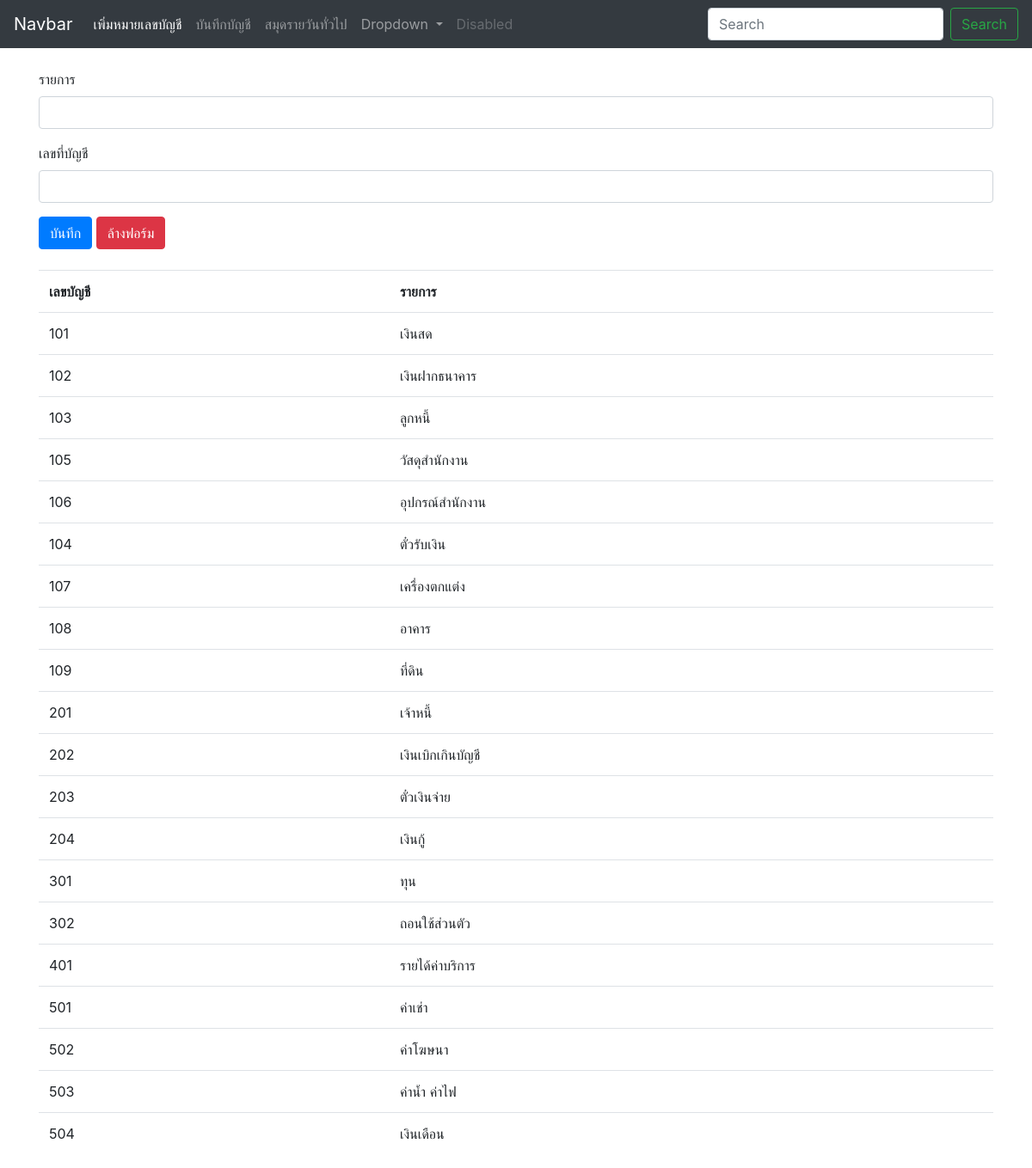
Screenshot of /accountNumber.php with the database file from the repository.
### tables this page shows
CREATE TABLE `tb_account_number` (
  `acc_id` int(10) NOT NULL,
  `acc_number` varchar(10) NOT NULL,
  `list` varchar(100) NOT NULL
);

### accountNumber.php (the view, shortened to what this page needs)
<?php
include "config/database.php";
?>
<!doctype html>
<html lang="en">
  <head>
    <link rel="stylesheet" href="bootstrap/css/bootstrap.min.css">
  </head>
  <body>
    <header>
    <?php include "template/header.php"; ?>
    </header>
    <br>
    <div class="container">
      <form method="post" action="process/accountNumberProcess.php?action=insert">
        <div class="form-group">
          <label>รายการ</label>
            <input type="text" class="form-control" name="list" required>
        </div>
        <div class="form-group">
          <label>เลขที่บัญชี</label>
            <input type="text" class="form-control" name="acc_number" required>
        </div>
        <button type="submit" class="btn btn-primary">บันทึก</button>
        <button type="reset" class="btn btn-danger">ล้างฟอร์ม</button>
      </form>
    </div>
    <br>
    <div class="container">
      <div class="table-responsive">
        <table class="table">
          <tr>
            <th>เลขบัญชี</th>
            <th>รายการ</th>
          </tr>
          <?php
          $sql = "SELECT * FROM tb_account_number";
          $result = mysqli_query($conn,$sql);
          while ($data = mysqli_fetch_array($result)) {
          ?>
          <tr>
            <td><?php echo $data['acc_number']; ?></td>
            <td><?php echo $data['list']; ?></td>
          </tr>
          <?php
          }
          ?>
        </table>
      </div>
    </div>
  </body>
</html>

### rows the page displays
tb_account_number: acc_number "101", list "เงินสด"
tb_account_number: acc_number "102", list "เงินฝากธนาคาร"
tb_account_number: acc_number "103", list "ลูกหนี้"
tb_account_number: acc_number "105", list "วัสดุสำนักงาน"
tb_account_number: acc_number "106", list "อุปกรณ์สำนักงาน"
tb_account_number: acc_number "104", list "ตั๋วรับเงิน"
tb_account_number: acc_number "107", list "เครื่องตกแต่ง"
tb_account_number: acc_number "108", list "อาคาร"
tb_account_number: acc_number "109", list "ที่ดิน"
tb_account_number: acc_number "201", list "เจ้าหนี้"
tb_account_number: acc_number "202", list "เงินเบิกเกินบัญชี"
tb_account_number: acc_number "203", list "ตั๋วเงินจ่าย"
tb_account_number: acc_number "204", list "เงินกู้"
tb_account_number: acc_number "301", list "ทุน"
tb_account_number: acc_number "302", list "ถอนใช้ส่วนตัว"
tb_account_number: acc_number "401", list "รายได้ค่าบริการ"
tb_account_number: acc_number "501", list "ค่าเช่า"
tb_account_number: acc_number "502", list "ค่าโฆษนา"
tb_account_number: acc_number "503", list "ค่าน้ำ ค่าไฟ"
tb_account_number: acc_number "504", list "เงินเดือน"
